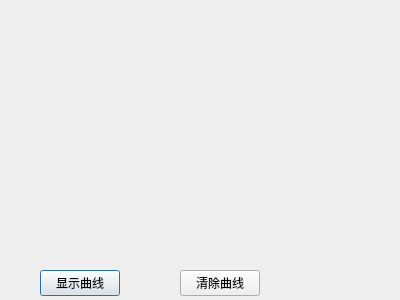
<?xml version="1.0" encoding="UTF-8"?>
<ui version="4.0">
 <class>Dialog</class>
 <widget class="QDialog" name="Dialog">
  <property name="geometry">
   <rect>
    <x>0</x>
    <y>0</y>
    <width>400</width>
    <height>300</height>
   </rect>
  </property>
  <property name="windowTitle">
   <string>Dialog</string>
  </property>
  <widget class="QCustomPlot" name="widget" native="true">
   <property name="geometry">
    <rect>
     <x>19</x>
     <y>29</y>
     <width>361</width>
     <height>231</height>
    </rect>
   </property>
  </widget>
  <widget class="QPushButton" name="btnAppear">
   <property name="geometry">
    <rect>
     <x>40</x>
     <y>270</y>
     <width>80</width>
     <height>26</height>
    </rect>
   </property>
   <property name="text">
    <string>显示曲线</string>
   </property>
  </widget>
  <widget class="QPushButton" name="btnClear">
   <property name="geometry">
    <rect>
     <x>180</x>
     <y>270</y>
     <width>80</width>
     <height>26</height>
    </rect>
   </property>
   <property name="text">
    <string>清除曲线</string>
   </property>
  </widget>
 </widget>
 <layoutdefault spacing="6" margin="11"/>
 <customwidgets>
  <customwidget>
   <class>QCustomPlot</class>
   <extends>QWidget</extends>
   <header location="global">qcustomplot.h</header>
   <container>1</container>
  </customwidget>
 </customwidgets>
 <resources/>
 <connections/>
</ui>
